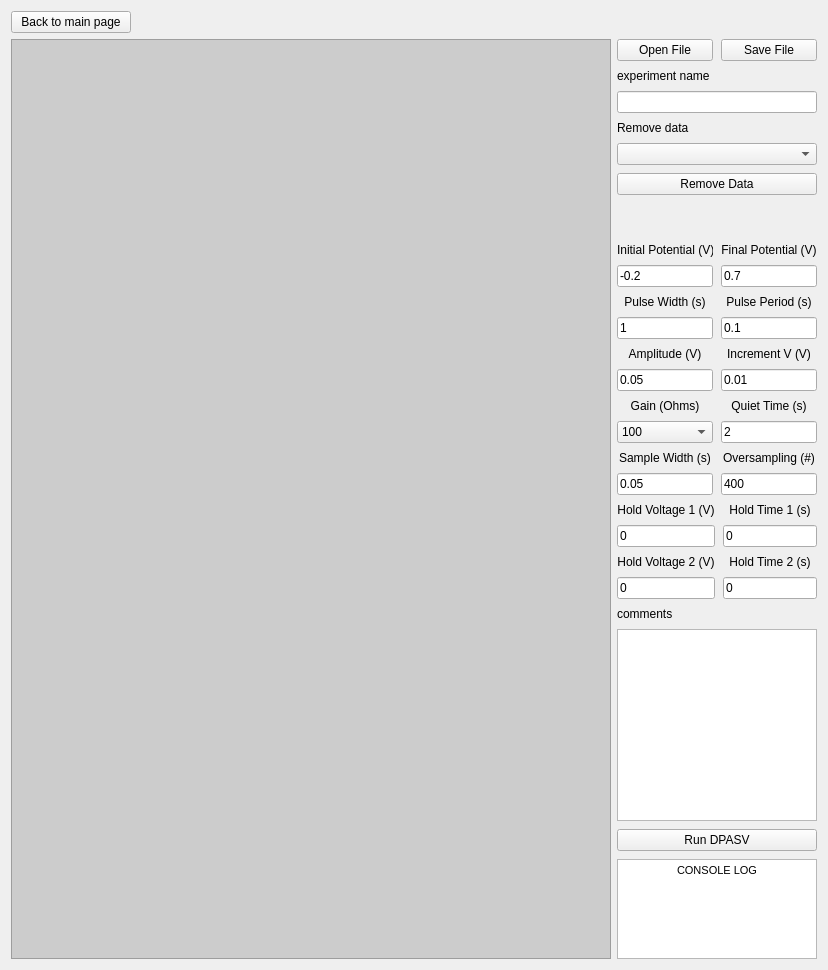
      <widget class="QWidget" name="dpasv_page">
       <layout class="QGridLayout" name="gridLayout_13">
        <item row="1" column="0">
         <layout class="QHBoxLayout" name="dpasv_horizontal_layout">
          <item>
           <widget class="QGraphicsView" name="dpasv_plot_widget_container">
            <property name="minimumSize">
             <size>
              <width>600</width>
              <height>300</height>
             </size>
            </property>
            <property name="styleSheet">
             <string notr="true">background-color:#CCCCCC;</string>
            </property>
           </widget>
          </item>
          <item>
           <layout class="QVBoxLayout" name="dpasv_parameters">
            <property name="spacing">
             <number>8</number>
            </property>
            <item>
             <layout class="QGridLayout" name="dpasv_file_layout">
              <property name="sizeConstraint">
               <enum>QLayout::SetDefaultConstraint</enum>
              </property>
              <property name="verticalSpacing">
               <number>6</number>
              </property>
              <item row="0" column="0">
               <widget class="QPushButton" name="dpasv_open_file_button">
                <property name="sizePolicy">
                 <sizepolicy hsizetype="Minimum" vsizetype="Fixed">
                  <horstretch>0</horstretch>
                  <verstretch>0</verstretch>
                 </sizepolicy>
                </property>
                <property name="text">
                 <string>Open File</string>
                </property>
               </widget>
              </item>
              <item row="0" column="1">
               <widget class="QPushButton" name="dpasv_save_file_button">
                <property name="sizePolicy">
                 <sizepolicy hsizetype="Minimum" vsizetype="Fixed">
                  <horstretch>0</horstretch>
                  <verstretch>0</verstretch>
                 </sizepolicy>
                </property>
                <property name="text">
                 <string>Save File</string>
                </property>
               </widget>
              </item>
             </layout>
            </item>
            <item>
             <widget class="QLabel" name="label_12">
              <property name="text">
               <string>experiment name</string>
              </property>
             </widget>
            </item>
            <item>
             <widget class="QLineEdit" name="dpasv_experiment_name">
              <property name="sizePolicy">
               <sizepolicy hsizetype="Ignored" vsizetype="Fixed">
                <horstretch>0</horstretch>
                <verstretch>0</verstretch>
               </sizepolicy>
              </property>
             </widget>
            </item>
            <item>
             <widget class="QLabel" name="label_13">
              <property name="text">
               <string>Remove data</string>
              </property>
             </widget>
            </item>
            <item>
             <widget class="QComboBox" name="dpasv_remove_data_combo_box"/>
            </item>
            <item>
             <widget class="QPushButton" name="dpasv_remove_data_button">
              <property name="text">
               <string>Remove Data</string>
              </property>
             </widget>
            </item>
            <item>
             <spacer name="verticalSpacer_4">
              <property name="orientation">
               <enum>Qt::Vertical</enum>
              </property>
              <property name="sizeHint" stdset="0">
               <size>
                <width>20</width>
                <height>40</height>
               </size>
              </property>
             </spacer>
            </item>
            <item>
             <layout class="QGridLayout" name="gridLayout_7">
              <item row="1" column="0">
               <widget class="QLineEdit" name="dpasv_initial_potential">
                <property name="sizePolicy">
                 <sizepolicy hsizetype="Ignored" vsizetype="Fixed">
                  <horstretch>0</horstretch>
                  <verstretch>0</verstretch>
                 </sizepolicy>
                </property>
                <property name="text">
                 <string>-0.2</string>
                </property>
               </widget>
              </item>
              <item row="0" column="0">
               <widget class="QLabel" name="dpasv_initial_potential_label">
                <property name="sizePolicy">
                 <sizepolicy hsizetype="Ignored" vsizetype="Preferred">
                  <horstretch>0</horstretch>
                  <verstretch>0</verstretch>
                 </sizepolicy>
                </property>
                <property name="text">
                 <string>&lt;html&gt;&lt;head/&gt;&lt;body&gt;&lt;p align=&quot;center&quot;&gt;Initial Potential (V)&lt;/p&gt;&lt;/body&gt;&lt;/html&gt;</string>
                </property>
               </widget>
              </item>
              <item row="0" column="1">
               <widget class="QLabel" name="dpasv_final_potential_label">
                <property name="sizePolicy">
                 <sizepolicy hsizetype="Ignored" vsizetype="Preferred">
                  <horstretch>0</horstretch>
                  <verstretch>0</verstretch>
                 </sizepolicy>
                </property>
                <property name="text">
                 <string>&lt;html&gt;&lt;head/&gt;&lt;body&gt;&lt;p align=&quot;center&quot;&gt;Final Potential (V)&lt;/p&gt;&lt;/body&gt;&lt;/html&gt;</string>
                </property>
               </widget>
              </item>
              <item row="1" column="1">
               <widget class="QLineEdit" name="dpasv_final_potential">
                <property name="sizePolicy">
                 <sizepolicy hsizetype="Ignored" vsizetype="Fixed">
                  <horstretch>0</horstretch>
                  <verstretch>0</verstretch>
                 </sizepolicy>
                </property>
                <property name="text">
                 <string>0.7</string>
                </property>
               </widget>
              </item>
             </layout>
            </item>
            <item>
             <layout class="QGridLayout" name="gridLayout_11">
              <item row="3" column="0">
               <widget class="QLineEdit" name="dpasv_amplitude">
                <property name="sizePolicy">
                 <sizepolicy hsizetype="Ignored" vsizetype="Fixed">
                  <horstretch>0</horstretch>
                  <verstretch>0</verstretch>
                 </sizepolicy>
                </property>
                <property name="text">
                 <string>0.05</string>
                </property>
               </widget>
              </item>
              <item row="4" column="1">
               <widget class="QLabel" name="dpasv_quiet_time_label">
                <property name="text">
                 <string>&lt;html&gt;&lt;head/&gt;&lt;body&gt;&lt;p align=&quot;center&quot;&gt;Quiet Time (s)&lt;/p&gt;&lt;/body&gt;&lt;/html&gt;</string>
                </property>
               </widget>
              </item>
              <item row="5" column="1">
               <widget class="QLineEdit" name="dpasv_quiet_time">
                <property name="sizePolicy">
                 <sizepolicy hsizetype="Ignored" vsizetype="Fixed">
                  <horstretch>0</horstretch>
                  <verstretch>0</verstretch>
                 </sizepolicy>
                </property>
                <property name="text">
                 <string>2</string>
                </property>
               </widget>
              </item>
              <item row="2" column="0">
               <widget class="QLabel" name="dpasv_amplitude_label">
                <property name="sizePolicy">
                 <sizepolicy hsizetype="Ignored" vsizetype="Preferred">
                  <horstretch>0</horstretch>
                  <verstretch>0</verstretch>
                 </sizepolicy>
                </property>
                <property name="text">
                 <string>&lt;html&gt;&lt;head/&gt;&lt;body&gt;&lt;p align=&quot;center&quot;&gt;Amplitude (V)&lt;/p&gt;&lt;/body&gt;&lt;/html&gt;</string>
                </property>
               </widget>
              </item>
              <item row="1" column="0">
               <widget class="QLineEdit" name="dpasv_pulse_width">
                <property name="sizePolicy">
                 <sizepolicy hsizetype="Ignored" vsizetype="Fixed">
                  <horstretch>0</horstretch>
                  <verstretch>0</verstretch>
                 </sizepolicy>
                </property>
                <property name="text">
                 <string>1</string>
                </property>
               </widget>
              </item>
              <item row="3" column="1">
               <widget class="QLineEdit" name="dpasv_increment_potential">
                <property name="sizePolicy">
                 <sizepolicy hsizetype="Ignored" vsizetype="Fixed">
                  <horstretch>0</horstretch>
                  <verstretch>0</verstretch>
                 </sizepolicy>
                </property>
                <property name="text">
                 <string>0.01</string>
                </property>
               </widget>
              </item>
              <item row="0" column="1">
               <widget class="QLabel" name="dpasv_pulse_period_2">
                <property name="sizePolicy">
                 <sizepolicy hsizetype="Ignored" vsizetype="Preferred">
                  <horstretch>0</horstretch>
                  <verstretch>0</verstretch>
                 </sizepolicy>
                </property>
                <property name="text">
                 <string>&lt;html&gt;&lt;head/&gt;&lt;body&gt;&lt;p align=&quot;center&quot;&gt;Pulse Period (s)&lt;/p&gt;&lt;/body&gt;&lt;/html&gt;</string>
                </property>
               </widget>
              </item>
              <item row="0" column="0">
               <widget class="QLabel" name="dpasv_pulse_width_label">
                <property name="sizePolicy">
                 <sizepolicy hsizetype="Ignored" vsizetype="Preferred">
                  <horstretch>0</horstretch>
                  <verstretch>0</verstretch>
                 </sizepolicy>
                </property>
                <property name="text">
                 <string>&lt;html&gt;&lt;head/&gt;&lt;body&gt;&lt;p align=&quot;center&quot;&gt;Pulse Width (s)&lt;/p&gt;&lt;/body&gt;&lt;/html&gt;</string>
                </property>
               </widget>
              </item>
              <item row="1" column="1">
               <widget class="QLineEdit" name="dpasv_pulse_period">
                <property name="sizePolicy">
                 <sizepolicy hsizetype="Ignored" vsizetype="Fixed">
                  <horstretch>0</horstretch>
                  <verstretch>0</verstretch>
                 </sizepolicy>
                </property>
                <property name="text">
                 <string>0.1</string>
                </property>
               </widget>
              </item>
              <item row="4" column="0">
               <widget class="QLabel" name="dpasv_gain_label">
                <property name="text">
                 <string>&lt;html&gt;&lt;head/&gt;&lt;body&gt;&lt;p align=&quot;center&quot;&gt;Gain (Ohms)&lt;/p&gt;&lt;/body&gt;&lt;/html&gt;</string>
                </property>
               </widget>
              </item>
              <item row="5" column="0">
               <widget class="QComboBox" name="dpasv_gain_combo_box">
                <item>
                 <property name="text">
                  <string>100</string>
                 </property>
                </item>
                <item>
                 <property name="text">
                  <string>1000</string>
                 </property>
                </item>
                <item>
                 <property name="text">
                  <string>10000</string>
                 </property>
                </item>
                <item>
                 <property name="text">
                  <string>100000</string>
                 </property>
                </item>
               </widget>
              </item>
              <item row="2" column="1">
               <widget class="QLabel" name="dpasv_increment_label">
                <property name="sizePolicy">
                 <sizepolicy hsizetype="Ignored" vsizetype="Preferred">
                  <horstretch>0</horstretch>
                  <verstretch>0</verstretch>
                 </sizepolicy>
                </property>
                <property name="text">
                 <string>&lt;html&gt;&lt;head/&gt;&lt;body&gt;&lt;p align=&quot;center&quot;&gt;Increment V (V)&lt;/p&gt;&lt;/body&gt;&lt;/html&gt;</string>
                </property>
               </widget>
              </item>
              <item row="6" column="0">
               <widget class="QLabel" name="dpasv_sample_width_label">
                <property name="text">
                 <string>&lt;html&gt;&lt;head/&gt;&lt;body&gt;&lt;p align=&quot;center&quot;&gt;Sample Width (s)&lt;/p&gt;&lt;/body&gt;&lt;/html&gt;</string>
                </property>
               </widget>
              </item>
              <item row="7" column="0">
               <widget class="QLineEdit" name="dpasv_sample_width">
                <property name="sizePolicy">
                 <sizepolicy hsizetype="Ignored" vsizetype="Fixed">
                  <horstretch>0</horstretch>
                  <verstretch>0</verstretch>
                 </sizepolicy>
                </property>
                <property name="text">
                 <string>0.05</string>
                </property>
               </widget>
              </item>
              <item row="6" column="1">
               <widget class="QLabel" name="dpasv_pversampling_label">
                <property name="text">
                 <string>&lt;html&gt;&lt;head/&gt;&lt;body&gt;&lt;p align=&quot;center&quot;&gt;Oversampling (#)&lt;/p&gt;&lt;/body&gt;&lt;/html&gt;</string>
                </property>
               </widget>
              </item>
              <item row="7" column="1">
               <widget class="QLineEdit" name="dpasv_oversampling">
                <property name="sizePolicy">
                 <sizepolicy hsizetype="Ignored" vsizetype="Fixed">
                  <horstretch>0</horstretch>
                  <verstretch>0</verstretch>
                 </sizepolicy>
                </property>
                <property name="text">
                 <string>400</string>
                </property>
               </widget>
              </item>
             </layout>
            </item>
            <item>
             <layout class="QGridLayout" name="gridLayout_8">
              <item row="1" column="1">
               <widget class="QLineEdit" name="dpasv_hold_time1">
                <property name="sizePolicy">
                 <sizepolicy hsizetype="Ignored" vsizetype="Fixed">
                  <horstretch>0</horstretch>
                  <verstretch>0</verstretch>
                 </sizepolicy>
                </property>
                <property name="text">
                 <string>0</string>
                </property>
               </widget>
              </item>
              <item row="2" column="0">
               <widget class="QLabel" name="dpasv_hold_voltage2_label">
                <property name="text">
                 <string>&lt;html&gt;&lt;head/&gt;&lt;body&gt;&lt;p align=&quot;center&quot;&gt;Hold Voltage 2 (V)&lt;/p&gt;&lt;/body&gt;&lt;/html&gt;</string>
                </property>
               </widget>
              </item>
              <item row="3" column="0">
               <widget class="QLineEdit" name="dpasv_hold_voltage2">
                <property name="sizePolicy">
                 <sizepolicy hsizetype="Ignored" vsizetype="Fixed">
                  <horstretch>0</horstretch>
                  <verstretch>0</verstretch>
                 </sizepolicy>
                </property>
                <property name="text">
                 <string>0</string>
                </property>
               </widget>
              </item>
              <item row="1" column="0">
               <widget class="QLineEdit" name="dpasv_hold_voltage1">
                <property name="sizePolicy">
                 <sizepolicy hsizetype="Ignored" vsizetype="Fixed">
                  <horstretch>0</horstretch>
                  <verstretch>0</verstretch>
                 </sizepolicy>
                </property>
                <property name="text">
                 <string>0</string>
                </property>
               </widget>
              </item>
              <item row="2" column="1">
               <widget class="QLabel" name="dpasv_hold_time2_label">
                <property name="text">
                 <string>&lt;html&gt;&lt;head/&gt;&lt;body&gt;&lt;p align=&quot;center&quot;&gt;Hold Time 2 (s)&lt;/p&gt;&lt;/body&gt;&lt;/html&gt;</string>
                </property>
               </widget>
              </item>
              <item row="3" column="1">
               <widget class="QLineEdit" name="dpasv_hold_time2">
                <property name="sizePolicy">
                 <sizepolicy hsizetype="Ignored" vsizetype="Fixed">
                  <horstretch>0</horstretch>
                  <verstretch>0</verstretch>
                 </sizepolicy>
                </property>
                <property name="inputMask">
                 <string/>
                </property>
                <property name="text">
                 <string>0</string>
                </property>
               </widget>
              </item>
              <item row="0" column="1">
               <widget class="QLabel" name="dpasv_hold_time1_label">
                <property name="text">
                 <string>&lt;html&gt;&lt;head/&gt;&lt;body&gt;&lt;p align=&quot;center&quot;&gt;Hold Time 1 (s)&lt;/p&gt;&lt;/body&gt;&lt;/html&gt;</string>
                </property>
               </widget>
              </item>
              <item row="0" column="0">
               <widget class="QLabel" name="dpasv_hold_voltage1_label">
                <property name="text">
                 <string>&lt;html&gt;&lt;head/&gt;&lt;body&gt;&lt;p align=&quot;center&quot;&gt;Hold Voltage 1 (V)&lt;/p&gt;&lt;/body&gt;&lt;/html&gt;</string>
                </property>
               </widget>
              </item>
             </layout>
            </item>
            <item>
             <widget class="QLabel" name="label_14">
              <property name="text">
               <string>comments</string>
              </property>
             </widget>
            </item>
            <item>
             <widget class="QTextEdit" name="dpasv_comments_textEdit">
              <property name="sizePolicy">
               <sizepolicy hsizetype="Ignored" vsizetype="Expanding">
                <horstretch>0</horstretch>
                <verstretch>0</verstretch>
               </sizepolicy>
              </property>
             </widget>
            </item>
            <item>
             <layout class="QGridLayout" name="gridLayout_6">
              <item row="0" column="0">
               <widget class="QPushButton" name="run_dpasv_button">
                <property name="text">
                 <string>Run DPASV</string>
                </property>
               </widget>
              </item>
             </layout>
            </item>
            <item>
             <widget class="QTextEdit" name="dpasv_console_log">
              <property name="sizePolicy">
               <sizepolicy hsizetype="Minimum" vsizetype="Minimum">
                <horstretch>0</horstretch>
                <verstretch>0</verstretch>
               </sizepolicy>
              </property>
              <property name="maximumSize">
               <size>
                <width>200</width>
                <height>100</height>
               </size>
              </property>
              <property name="html">
               <string>&lt;!DOCTYPE HTML PUBLIC &quot;-//W3C//DTD HTML 4.0//EN&quot; &quot;http://www.w3.org/TR/REC-html40/strict.dtd&quot;&gt;
&lt;html&gt;&lt;head&gt;&lt;meta name=&quot;qrichtext&quot; content=&quot;1&quot; /&gt;&lt;meta charset=&quot;utf-8&quot; /&gt;&lt;style type=&quot;text/css&quot;&gt;
p, li { white-space: pre-wrap; }
hr { height: 1px; border-width: 0; }
li.unchecked::marker { content: &quot;\2610&quot;; }
li.checked::marker { content: &quot;\2612&quot;; }
&lt;/style&gt;&lt;/head&gt;&lt;body style=&quot; font-family:'Segoe UI'; font-size:9pt; font-weight:400; font-style:normal;&quot;&gt;
&lt;p align=&quot;center&quot; style=&quot; margin-top:0px; margin-bottom:0px; margin-left:0px; margin-right:0px; -qt-block-indent:0; text-indent:0px;&quot;&gt;&lt;span style=&quot; font-family:'MS Shell Dlg 2'; font-size:8.25pt;&quot;&gt;CONSOLE LOG&lt;/span&gt;&lt;/p&gt;&lt;/body&gt;&lt;/html&gt;</string>
              </property>
             </widget>
            </item>
           </layout>
          </item>
         </layout>
        </item>
        <item row="0" column="0">
         <widget class="QPushButton" name="dpasv_to_main_button">
          <property name="maximumSize">
           <size>
            <width>120</width>
            <height>16777215</height>
           </size>
          </property>
          <property name="text">
           <string>Back to main page</string>
          </property>
         </widget>
        </item>
       </layout>
      </widget>
